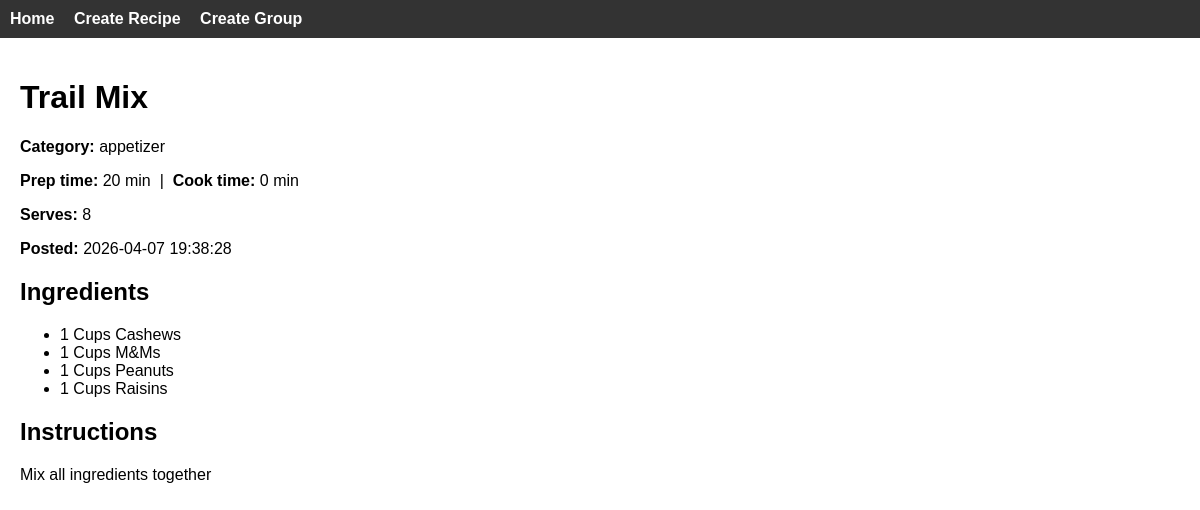
The page /recipe/4 on the database its author committed.
### app/models.py (models this page shows)
class Recipe(db.Model):
    __tablename__ = 'recipe'
    id = db.Column(db.Integer, primary_key=True)
    user_email = db.Column(db.String(64), db.ForeignKey('user.email'), nullable=False)
    group_id = db.Column(db.Integer, db.ForeignKey('group.id'), nullable=False)
    title = db.Column(db.String(64), nullable=False)
    prep_time = db.Column(db.Integer, nullable = False)
    cook_time = db.Column(db.Integer, nullable=False)
    body = db.Column(db.TEXT, nullable=False)
    category = db.Column(db.String(64), nullable=False)
    num_serves = db.Column(db.Integer, nullable = False)
    privacy_setting = db.Column(db.String(64), nullable=False)
    is_validated = db.Column(db.Boolean, nullable=True)
    date_posted = db.Column(db.TEXT, nullable=False)
    forked_from_id = db.Column(db.Integer, db.ForeignKey('recipe.id'), nullable=True)

class Ingredient(db.Model):
    __tablename__ = 'ingredient'
    recipe_id = db.Column(db.Integer, db.ForeignKey('recipe.id'), primary_key=True)
    name = db.Column(db.String(64), primary_key=True)
    num = db.Column(db.Integer, nullable=False)
    units = db.Column(db.String(64), nullable=False)

### app/routes.py (the view)
@app.route('/recipe/<int:recipe_id>', methods=['GET'])
def recipe_detail(recipe_id):
    recipe = Recipe.query.get_or_404(recipe_id)
    ingredients = Ingredient.query.filter_by(recipe_id=recipe_id).all()
    return render_template('recipe_detail.html', recipe=recipe, ingredients=ingredients)

### app/templates/recipe_detail.html
{% extends "base.html" %}
{% block content %}
<h1>{{ recipe.title }}</h1>
<p><strong>Category:</strong> {{ recipe.category }}</p>
<p><strong>Prep time:</strong> {{ recipe.prep_time }} min &nbsp;|&nbsp; <strong>Cook time:</strong> {{ recipe.cook_time }} min</p>
<p><strong>Serves:</strong> {{ recipe.num_serves }}</p>
<p><strong>Posted:</strong> {{ recipe.date_posted }}</p>
<h2>Ingredients</h2>
<ul>
  {% for ing in ingredients %}
    <li>{{ ing.num }} {{ ing.units }} {{ ing.name }}</li>
  {% endfor %}
</ul>
<h2>Instructions</h2>
<p>{{ recipe.body }}</p>
{% endblock %}

### app/templates/base.html (style rules this page uses)
body { font-family: Arial, sans-serif; margin: 0; }

### rows shown on the page
Recipe: title "Trail Mix", category "appetizer", prep_time "20", cook_time "0", num_serves "8", date_posted "2026-04-07 19:38:28", body "Mix all ingredients together"
Ingredient: num "1", units "Cups", name "Cashews"
Ingredient: num "1", units "Cups", name "M&Ms"
Ingredient: num "1", units "Cups", name "Peanuts"
Ingredient: num "1", units "Cups", name "Raisins"
